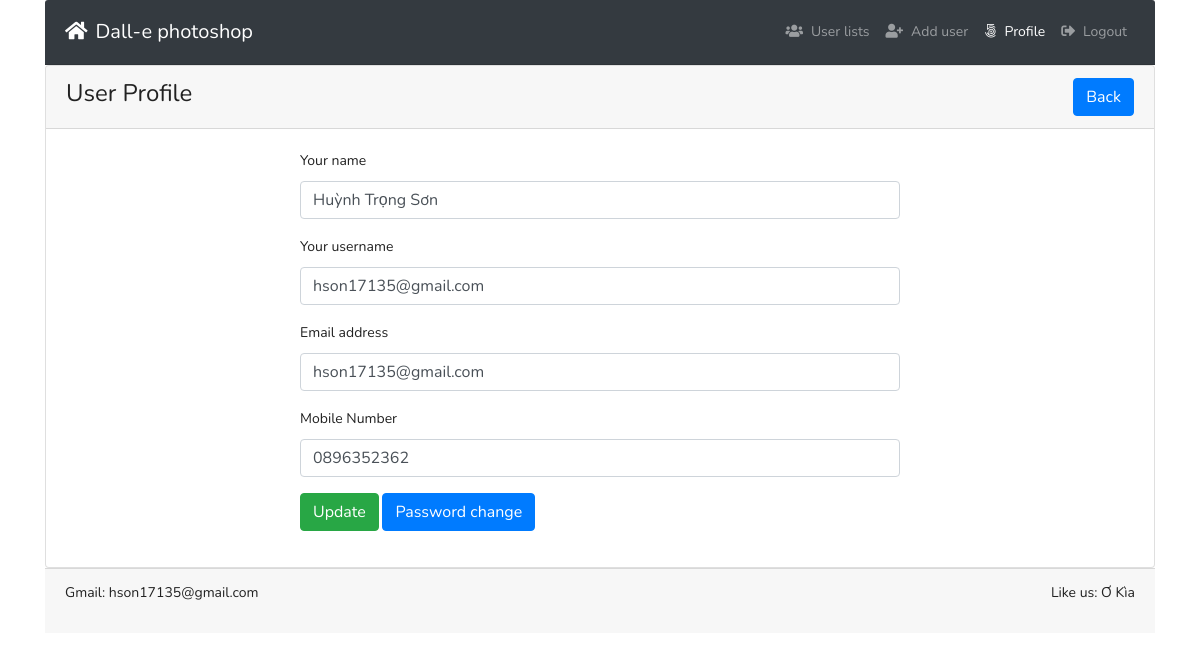
The page /profile.php?id=22 (signed in) on the database its author committed.
### tables this page shows
CREATE TABLE `tbl_users` (
  `id` int(11) NOT NULL,
  `name` varchar(255) DEFAULT NULL,
  `username` varchar(255) DEFAULT NULL,
  `email` varchar(255) DEFAULT NULL,
  `password` varchar(255) DEFAULT NULL,
  `mobile` varchar(25) DEFAULT NULL,
  `roleid` tinyint(4) DEFAULT NULL,
  `isActive` tinyint(4) DEFAULT 0,
  `created_at` timestamp NOT NULL DEFAULT current_timestamp(),
  `updated_at` timestamp NOT NULL DEFAULT current_timestamp()
);

### classes/Users.php (called while the page is built, shortened)
<?php
include 'lib/Database.php';
include_once 'lib/Session.php';
class Users
{
  private $db;
  public function __construct()
  {
    $this->db = new Database();
  }
  public function getUserInfoById($userid)
  {
    $sql = "SELECT * FROM tbl_users WHERE id = :id LIMIT 1";
    $stmt = $this->db->pdo->prepare($sql);
    $stmt->bindValue(':id', $userid);
    $stmt->execute();
    $result = $stmt->fetch(PDO::FETCH_OBJ);
    if ($result) {
      return $result;
    } else {
      return false;
    }
  }
}

### lib/Session.php (called while the page is built, shortened)
<?php
class Session{
  public static function get($key){
    if (isset($_SESSION[$key])) {
      return $_SESSION[$key];
    }else{
      return false;
    }
  }
}

### profile.php (the view, shortened to what this page needs)
<?php
include 'inc/header.php';
?>
<?php
if (isset($_GET['id'])) {
  $userid = preg_replace('/[^a-zA-Z0-9-]/', '', (int) $_GET['id']);
}
?>
<div class="card ">
  <div class="card-header">
    <h3>User Profile <span class="float-right"> <a href="admin.php" class="btn btn-primary">Back</a> </h3>
  </div>
  <div class="card-body">
    <?php
    $getUinfo = $users->getUserInfoById($userid);
    if ($getUinfo) {
      ?>
      <div style="width:600px; margin:0px auto">
        <form class="" action="" method="POST">
          <div class="form-group">
            <label for="name">Your name</label>
            <input type="text" name="name" value="<?php echo $getUinfo->name; ?>" class="form-control">
          </div>
          <div class="form-group">
            <label for="username">Your username</label>
            <input type="text" name="username" value="<?php echo $getUinfo->username; ?>" class="form-control">
          </div>
          <div class="form-group">
            <label for="email">Email address</label>
            <input type="email" id="email" name="email" value="<?php echo $getUinfo->email; ?>" class="form-control">
          </div>
          <div class="form-group">
            <label for="mobile">Mobile Number</label>
            <input type="text" id="mobile" name="mobile" value="<?php echo $getUinfo->mobile; ?>" class="form-control">
          </div>
          <?php if (Session::get("id") == $getUinfo->id) { ?>
            <div class="form-group">
              <button type="submit" name="update" class="btn btn-success">Update</button>
              <a class="btn btn-primary" href="changepass.php?id=<?php echo $getUinfo->id; ?>">Password change</a>
            </div>
          <?php } elseif (Session::get("roleid") == '2') { ?>
            <div class="form-group">
              <button type="submit" name="update" class="btn btn-success">Update</button>
            </div>
          <?php } else { ?>
            <div class="form-group">
              <a class="btn btn-primary" href="admin.php">Ok</a>
            </div>
          <?php } ?>
        </form>
      </div>
    <?php } else {
      header('Location:admin.php');
    } ?>
  </div>
</div>
<?php
include 'inc/footer.php';
?>

### rows shown on the page
tbl_users: name "Huỳnh Trọng Sơn", username "hson17135@gmail.com", email "hson17135@gmail.com", mobile "0896352362"
